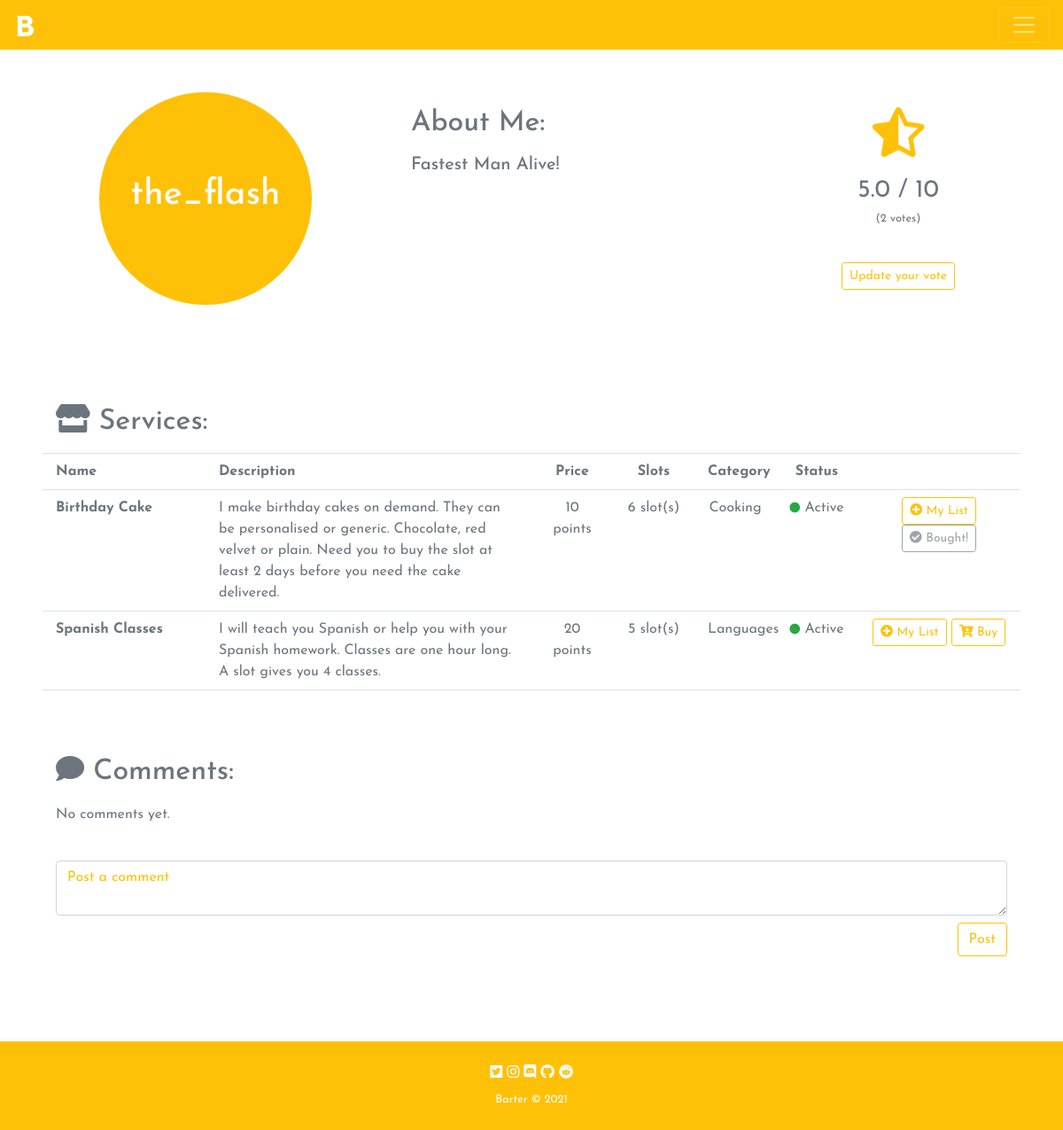
The page /barter/profile/the_flash (signed in) on the database its author committed.
### barter/models.py (models this page shows, shortened)
class User(AbstractUser):
    bio = models.TextField(max_length=300, blank=True)
    points = models.IntegerField(default="100")

class Service(models.Model):
    user_id = models.ForeignKey("User", on_delete=models.CASCADE, related_name="user_id_services")
    name = models.CharField(max_length=64)
    status = models.BooleanField(default=True)
    description = models.TextField(max_length=300)
    category = models.ForeignKey(Category, on_delete=models.CASCADE, related_name="category_name")
    price = models.IntegerField()
    slots = models.IntegerField(default=1)
    watchedby = models.ManyToManyField(User, blank=True, related_name="watchedby")

class Category(models.Model):
    category = models.CharField(max_length=64)
    def __str__(self):
        return f"{self.category}"

### barter/views.py (the view)
# urls.py: path("barter/profile/<str:user>", views.profile, name="profile"),
@login_required
def profile(request, user):
    profiler = User.objects.get(username=user)
    services = Service.objects.filter(user_id=profiler).order_by('name')
    profiler_watchlist = profiler.watchedby.all().order_by('name')
    profiler_purchases = Purchase.objects.filter(user_id=profiler)
    profiler_sellings = Purchase.objects.filter(service_id__in=services).order_by("-timestamp")
    comments = Comment.objects.filter(profile=profiler).order_by("-id")
    if comments:
        replies = Reply.objects.filter(comment_id__in=comments)
    else:
        replies = False
    ratings = Rating.objects.filter(profile=profiler)
    ratings_list = []
    for rating in ratings:
        ratings_list.append(rating.user_id)
    ratings_avg = Rating.objects.filter(profile=profiler).aggregate(Avg('rating'))
    purchases = Purchase.objects.filter(user_id=request.user)
    purchases_list = []
    for purchase in purchases:
        purchases_list.append(purchase.service_id.id)
    buyer = False
    for purchase in purchases:
        for service in services:
            if service.id == purchase.service_id.id:
                buyer = True
    categories = Category.objects.all().order_by("category")
    return render(request, "barter/profile.html", {
        "profiler": profiler,
        "services": services,
        "profiler_purchases": profiler_purchases,
        "profiler_sellings": profiler_sellings,
        "comments": comments,
        "replies": replies,
        "profiler_watchlist": profiler_watchlist,
        "purchases_list": purchases_list,
        "ratings": ratings,
        "ratings_list": ratings_list,
        "ratings_avg": ratings_avg,
        "categories": categories,
        "buyer": buyer,
        "range": range(1,11)
    })

### barter/templates/barter/profile.html (shortened to what this page needs)
{% extends "barter/layout.html" %}
{% load static %}
{% block body %}
    <div class="container-fluid">
        <div class="p-5 row">
            <div class="col-sm-12 col-lg-4 text-center flex-profile-sup">
                <div class="bg-warning flex-profile" >
                    <h1 class="text-white">{{ profiler.username }}</h1>
                </div>
            </div>
            <div class="col-sm-12 col-lg-5 mt-3 px-5 pb-5">
                <h2>About Me:</h2>
                {% if user == profiler %}
                    {% if profiler.bio %}
                        <p class="text-right edit-bio-pencil"><i class="fas fa-pencil-alt text-warning edit-bio-icon"></i></p>
                        <h5 class="bio-og">{{ profiler.bio }}</h5>
                    {% else %}
                        <p class="pt-2 text-right edit-bio-pencil"><i class="fas fa-pencil-alt text-warning edit-bio-icon"></i></p>
                        <p class="small bio-og">[ You haven't written a bio yet. Write one! ]</p>
                    {% endif %}
                    <div id="edit-bio">
                        <p id="edit-bio-close" class="text-right text-warning"><i id="close-x-bio" class="fas fa-window-close fa-lg close-x"></i></p>
                        <form id="edit-bio-form">
                            <textarea class="form-control border-warning" id="edit-bio-text" maxlength="300"></textarea>
                            <p class="text-right"><button type="submit" class="btn btn-outline-warning mt-2">Save</button></p>
                        </form>
                    </div>
                {% else %}
                    {% if profiler.bio %}
                        <h5 class="pt-2">{{ profiler.bio }}</h5>
                    {% else %}
                        <p class="pt-2 small">[ {{ profiler.username }} hasn't written a bio yet ]</p>
                    {% endif %}
                {% endif %}
            </div>
            <div class="col-sm-12 col-lg-3 text-center ratings-col">
                <div>
                    {% if ratings_avg.rating__avg <= 5 %}
                        <p><i class="fas fa-star-half-alt text-warning star"></i></p>
                    {% elif ratings_avg.rating__avg > 5 %}
                        <p><i class="fas fa-star text-warning star"></i></p>
                    {% else %}
                    <p><i class="far fa-star text-warning star"></i></p>
                    {% endif %}
                    {% if not ratings %}
                        <p class="small">No votes yet</p>
                    {% else %}
                        <p class="ratings-avg">{{ ratings_avg.rating__avg }} / 10</p>
                        {% if ratings.all.count == 1 %}
                            <p class="small">({{ ratings.all.count }} vote)</p>
                        {% else %}
                            <p class="small">({{ ratings.all.count }} votes)</p>
                        {% endif %}
                    {% endif %}
                    {% if user != profiler %}
                        {% if buyer %}
                            {% if user in ratings_list  %}
                                <button id="vote" class="btn btn-outline-warning btn-sm mt-4">Update your vote</button>
                            {% else %}
                                <button id="vote" class="btn btn-outline-warning btn-sm mt-4">Vote</button>
                            {% endif %}
                        {% else %}
                            <button class="btn btn-outline-secondary btn-sm mt-4 disabled vote-disabled">Vote</button>
                            <p class="small pt-2">Voting is only available for those who have bought a service from the user.</p>
                        {% endif %}
                    {% endif %}
                </div>
            </div>
        </div>
        <div class="my-5 px-5 pt-3">
            <h2 class="mb-3"><i class="fas fa-store"></i> Services:</h2>
            <div class="border-bottom border-top font-weight-bold py-2 text-center row" id="servicestable">
                <div class="col-sm-2 text-left">
                    Name
                </div>
                <div class="col-sm-4 text-left">
                    Description
                </div>
                <div class="col-sm-1">
                    Price
                </div>
                <div class="col-sm-1">
                    Slots
                </div>
                <div class="col-sm-1">
                    Category
                </div>
                <div class="col-sm-1">
                    Status
                </div>
                <div class="col-sm-2">
                </div>
            </div>
            {% for service in services %}
            <div class="border-bottom py-2 text-center row">
                <div class="col-sm-2 text-left">
                    <b>{{ service.name }}</b>
                </div>
                <div class="col-sm-4 text-left">
                    {{ service.description }}
                </div>
                <div class="col-sm-1">
                    {{ service.price }} points
                </div>
                <div class="col-sm-1">
                    {{ service.slots }} slot(s)
                </div>
                <div class="col-sm-1">
                    {{ service.category }}
                </div>
                <div class="col-sm-1">
                    {% if service.status %}
                        <i class="fas fa-circle fa-xs text-success"></i> Active
                    {% else %}
                        <i class="fas fa-circle fa-xs text-danger"></i> Inactive
                    {% endif %}
                </div>
                <div class="col-sm-2">
                    {% if user == profiler %}
                        {% if service.status %}
                            <button data-serviceid="{{ service.id }}" class="btn btn-outline-warning btn-sm edit-service-button"><i class="fas fa-pencil-alt"></i> Edit</button>
                            <button data-serviceid="{{ service.id }}" class="btn btn-outline-warning btn-sm closeservice"><i class="fas fa-lock"></i> Close</button>
                        {% else %}
                            <button data-serviceid="{{ service.id }}" class="btn btn-outline-warning btn-sm edit-service-button"><i class="fas fa-pencil-alt"></i> Edit</button>
                            <button data-serviceid="{{ service.id }}" class="btn btn-outline-warning btn-sm openservice"><i class="fas fa-lock-open"></i> Reactivate</button>
                        {% endif %}
                    {% else %}
                        {% if user in service.watchedby.all %}
                            <button data-serviceid="{{ service.id }}" class="btn btn-outline-warning btn-sm list-remove"><i class="fas fa-check-circle"></i> My list</button>
                        {% else %}
                            <button data-serviceid="{{ service.id }}" class="btn btn-outline-warning btn-sm list-add"><i class="fas fa-plus-circle"></i> My List</button>
                        {% endif %}
                        {% if service.id in purchases_list %}
                            <button class="btn btn-outline-secondary btn-sm disabled buy-disabled"><i class="fas fa-check-circle"></i> Bought!</button>
                        {% else %}
                            <button data-serviceid="{{ service.id }}" class="btn btn-outline-warning btn-sm buy-now"><i class="fas fa-cart-arrow-down"></i> Buy</button>
                        {% endif %}
                    {% endif %}
                </div>
            </div>
            {% empty %}
                <p>You don't have any services yet. Add some!</p>
            {% endfor %}
        </div>
        <div class="my-5 px-5 pt-4">
            <h2 class="mb-3"><i class="fas fa-comment"></i> Comments:</h2>
            {% for comment in comments %}
                <div class="card border-warning px-3 pt-3 mb-2">
                    {% if user == profiler %}
                        <p class="text-right small text-warning reply-p"><span data-commentid="{{ comment.id }}" class="reply-button"><i class="fas fa-reply"></i> Reply</span></p>
                    {% endif %}
                    <p>{{ comment.comment }}</p>
                    <p class="small font-italic">-- {{ comment.user_id }}, {{ comment.timestamp }}.</p>
                    {% for reply in replies %}
                        {% if reply.comment_id.id == comment.id %}
                            <div class="card bg-warning text-white p-3 text-right small">
                                <p class="small font-italic">On {{ reply.timestamp }}:</p>
                                <p>{{ reply.reply }}</p>
                            </div>
                        {% endif %}
                    {% endfor %}
                    <div id="reply-{{ comment.id }}" class="mx-3 replies-divs">
                        <p id="reply-close-{{ comment.id }}" class="text-right text-warning"><i id="close-x-reply-{{ comment.id }}" class="fas fa-window-close fa-lg close-x"></i></p>
                        <form id="reply-form-{{ comment.id }}">
                            <textarea class="form-control border-warning" id="reply-text-{{ comment.id }}" maxlength="300"></textarea>
                            <p class="text-right"><button type="submit" class="btn btn-outline-warning mt-2">Reply</button></p>
                        </form>
                    </div>
                </div>
            {% empty %}
                <p>No comments yet.</p>
            {% endfor %}
            <div class="pt-4">
                <form id="newcomment">
                    <textarea type="text" id="comment" class="form-control" placeholder="Post a comment" maxlength="300"></textarea>
                    <p class="text-right pt-2"><button type="submit" class="btn btn-outline-warning">Post</button></p>
                </form>
            </div>
        </div>
    </div>
{% endblock %}

### barter/static/barter/styles.css (style rules this page uses)
:root { --colorwarning: #ffc107; --colorsecondary: #6c757d; }
body { font-family: 'Josefin Sans', sans-serif; }
.flex-profile-sup { display: flex; flex-direction: column; justify-content: center; align-items: center; }
.flex-profile { display: flex; justify-content: center; align-items: center; border-radius: 50%; width: 15rem; height: 15rem; }
.star { font-size: 3.5em; }
.ratings-col { display: flex; flex-direction: column; justify-content: center; align-items: center; }
.ratings-avg { font-size: 1.75rem; margin-top: 0.3rem; margin-bottom: 0.1rem; }
#comment::placeholder { color: var(--colorwarning); opacity: 1; }
textarea, input { color: var(--colorsecondary) !important; }

### rows shown on the page
User: username "the_flash", bio "Fastest Man Alive!"
Service: name "Birthday Cake", description "I make birthday cakes on demand. They can be personalised or generic. Chocolate, red velvet or plain. Need you to buy the slot at least 2 days before you need the cake delivered.", price "10", slots "6", category "Cooking", status True (drawn), shows "Bought!"
Service: name "Spanish Classes", description "I will teach you Spanish or help you with your Spanish homework. Classes are one hour long. A slot gives you 4 classes.", price "20", slots "5", category "Languages", status True (drawn)

### other values the page prints
{{ ratings_avg.rating__avg }} "5.0"
{{ ratings.all.count }} "2"
